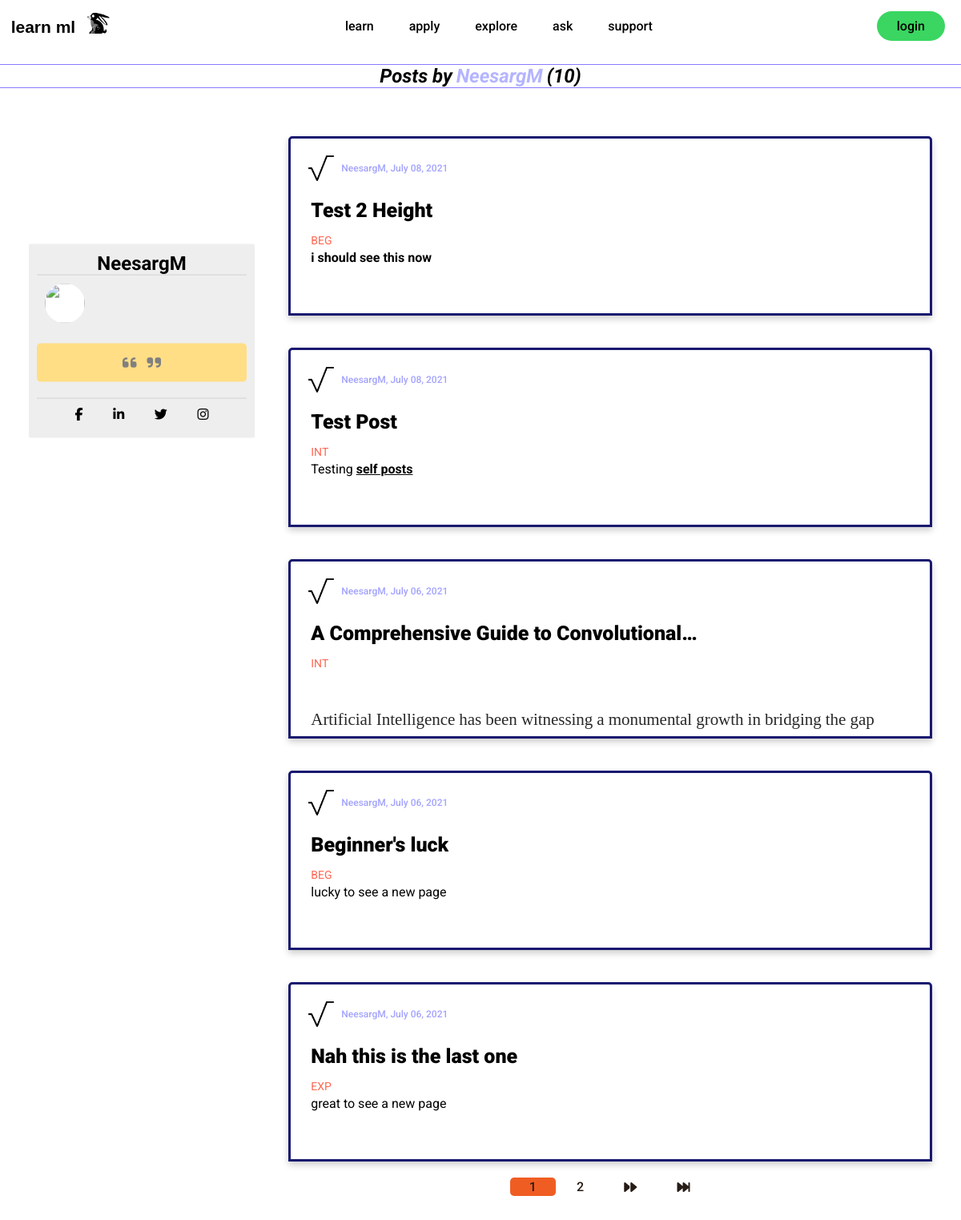
The page /explore/user/NeesargM on the database as committed earlier.
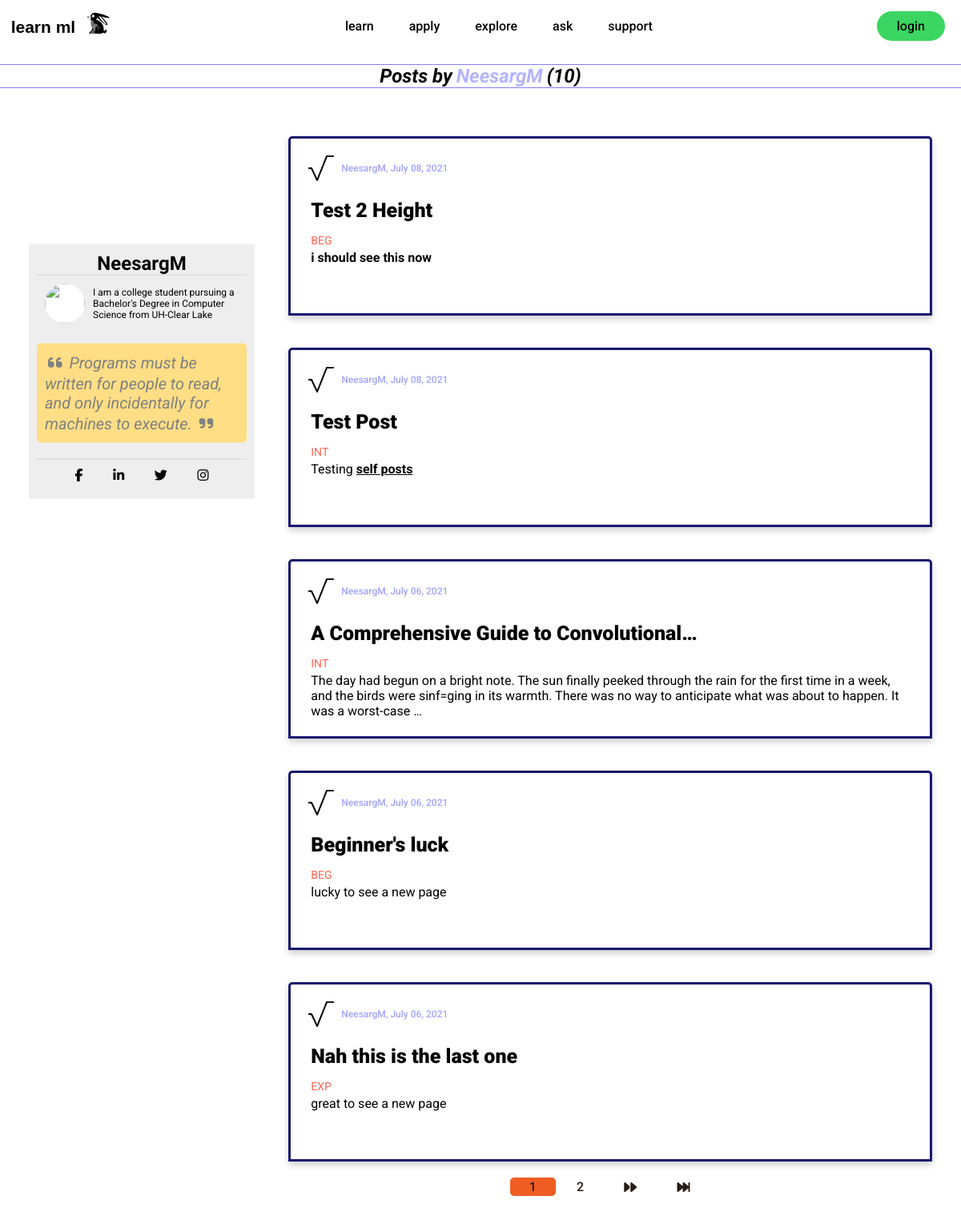
The same page on the database as committed later.
### explore/models.py (models this page shows, shortened)
class Post(models.Model):
	title = models.CharField(max_length=100)
	content = HTMLField()
	date_posted = models.DateTimeField(default=timezone.now)
	author = models.ForeignKey(User, on_delete=models.CASCADE)
	POST_AUDIENCE = [
        ('BEG', 'Beginner'),
        ('INT', 'Intermediate'),
        ('EXP', 'Expert'),
    ]
	audience = models.CharField(max_length=3, choices=POST_AUDIENCE, default='BEG',)
	likes = models.ManyToManyField(User, default=None, blank=True, related_name='likes')
	helpfuls = models.ManyToManyField(User, default=None, blank=True, related_name='helpfuls')
	visual_likes = models.ManyToManyField(User, default=None, blank=True, related_name='visual_likes')
	concise_likes = models.ManyToManyField(User, default=None, blank=True, related_name='concise_likes')

### users/models.py (models this page shows, shortened)
class Profile(models.Model):
	user = models.OneToOneField(User, on_delete=models.CASCADE)
	bio = models.CharField(blank=True, max_length=100, default='')
	quote = models.CharField(blank=True, max_length=1000, default='')
	image = models.ImageField(default='default.jpg', upload_to='profile_pics')
	fb_link = models.URLField(blank=True, max_length=100, default='#')
	linkedin_link = models.URLField(blank=True, max_length=100, default='#')
	twitter_link = models.URLField(blank=True, max_length=100, default='#')
	insta_link = models.URLField(blank=True, max_length=100, default='#')

### explore/views.py (the view)
# urls.py: path('user/<str:username>', UserPostListView.as_view(), name='user-posts'),
class UserPostListView(ListView):
	model = Post
	template_name = 'explore/user_posts.html'
	context_object_name = 'posts'
	paginate_by = 5
	def get_queryset(self):
		user = get_object_or_404(User, username=self.kwargs.get('username'))
		return self.model.objects.filter(author=user).order_by('-date_posted')

### explore/templates/explore/user_posts.html (shortened to what this page needs)
{% extends "explore/base.html" %}
{% load humanize %}
{% block section %}
<div class="user-posts-title-container">
	<h2 class="more-user-posts-h2">
		Posts by <span id='user-name-h2'> {{ view.kwargs.username }} </span> ({{ page_obj.paginator.count }})
	</h2>
</div>
<div class="posts-bio-container">
	<div class="user-bio-quote">
		<h2 class="user-greeting-h2">{{ view.kwargs.username }}</h2>
		<div class="user-bio-pic">
			<img class="small-prof-pic" src="{{ user.profile.image.url }}">
			<p>
				{{ posts.0.author.profile.bio }}
			</p>
		</div>
		<div class="user-quote">
			<p class="quote-p">
				<i class="fas fa-quote-left"></i>
				{{ posts.0.author.profile.quote }}
				<i class="fas fa-quote-right"></i>
			</p>
		</div>
		<div class="user-socials">
			<a href="{{ posts.0.author.profile.fb_link }}" target="_blank">
				<i class="fab fa-facebook-f"></i>
			</a>
			<a href="{{ posts.0.author.profile.linkedin_link }}" target="_blank">
				<i class="fab fa-linkedin-in"></i>
			</a>
			<a href="{{ posts.0.author.profile.twitter_link }}" target="_blank">
				<i class="fab fa-twitter"></i>
			</a>
			<a href="{{ posts.0.author.profile.insta_link }}" target="_blank">
				<i class="fab fa-instagram"></i>
			</a>
		</div>
	</div>
	<div class="posts-container">
		{% for post in posts %}
		<div class="post-card-up">
			<div class="pic-name-date-up">
				<img class="small-prof-pic" src="{{ post.author.profile.image.url }}">
				<p class="post-author-and-date-up">
					<a class="post-author-and-date-up" href="{% url 'user-posts' post.author.username %}">{{ post.author }}, {{ post.date_posted|date:"N d, Y" }}</a>
				</p>
			</div>
			<div class="post-title-up">
				<h2><a class="post-title-link-up" href="{% url 'post-detail' post.id post.title %}">{{ post.title|truncatechars:39 }}</a></h2>
			</div>
			<div class="post-audience-up-div">
				<p class="post-audience-up">{{ post.audience }}</p>
			</div>
			<div class=post-content-container-up>
				<p class="post-content-up">{{ post.content|truncatewords_html:45|safe }}
				</p>
			</div>
		</div>
		{% endfor %}
		<div class="pagination-container-up">
			{% if is_paginated %}
				{% for num in page_obj.paginator.page_range %}
					{% if page_obj.number == num %}
						<a class='page-current-link' href="?page={{ num }}">{{ num }}</a>
					{% elif num > page_obj.number|add:'-3' and num < page_obj.number|add:'3' %}
						<a class='page-around-link' href="?page={{ num }}">{{ num }}</a>
					{% endif %}
				{% endfor %}
				{% if page_obj.has_next %}
					<a class='page-next-link' href="?page={{ page_obj.next_page_number }}">
						<i id="ff" class="fas fa-forward"></i></a>
					<a class='page-last-link' href="?page={{ page_obj.paginator.num_pages }}"><i id="ff" class="fas fa-fast-forward"></i></a>
				{% endif %}
			{% endif %}
		</div>
	</div>
</div>
{% endblock section %}

Rows that differ between the two databases and show on the page:
changed through a linked row, Post "Test 2 Height": author.bio (not shown) → "I am a college student pursuing a Bachelor's Degree in Computer Science from UH-Clear Lake"; author.quote (not shown) → "Programs must be written for people to read, and only incidentally for machines to execute."
changed Post "A Comprehensive Guide to Convolutional…": content "Artificial Intelligence has been witnessing a monumental growth in bridging the gap…" → "The day had begun on a bright note. The sun finally peeked through the rain for the first time in a week, and the birds were sinf=ging in its warmth. There was no way to anticipate what was about to happen. It was a worst-case …"
